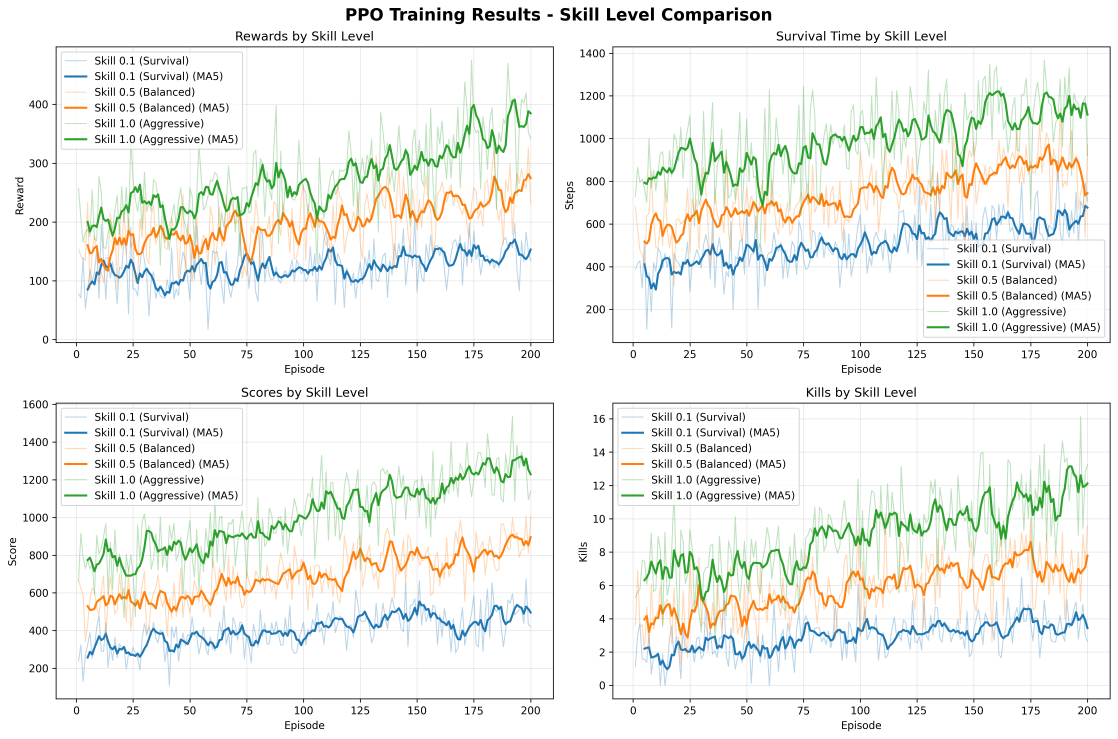
#> input picture src/src/models/training_results_skill_comparison_20250813_092736.png, 4470 x 2955 px, found by its file name (shown at 1/4 size)
$ python split_plots.py
#> lines starting #> are read from the running program, lines starting #| are printed output that depends on the picture
from PIL import Image
import os


def split_and_enhance_image(image_path, output_dir="split_plots"):
    """
    Splits a 2x2 plot image into 4 separate, larger, and clearer images.

    Args:
        image_path (str): The path to the input image file.
        output_dir (str): The directory to save the output images.
    """
#> called with output_dir = 'training_results_split'
    try:
        original_image = Image.open(image_path)
#> original_image is the input picture: PIL image 4470x2955 RGBA; mean R, G, B, A 240.5, 242.2, 238.5, 255
    except FileNotFoundError:
        print(f"Error: The file '{image_path}' was not found.")
        print(
            "Please make sure the path is correct and the script is run from the workspace root directory."
        )
        return

    width, height = original_image.size

    # Add a small margin to avoid cutting off titles/labels near the center
    margin = 5
    mid_width = width // 2
    mid_height = height // 2

    # Coordinates for the 4 plots (left, upper, right, lower)
    # Adjusted with margin to slightly overlap and not miss central labels.
    coords = {
        "top_left": (0, 0, mid_width + margin, mid_height + margin),
        "top_right": (mid_width - margin, 0, width, mid_height + margin),
        "bottom_left": (0, mid_height - margin, mid_width + margin, height),
        "bottom_right": (mid_width - margin, mid_height - margin, width, height),
    }

    plot_titles = {
        "top_left": "01_rewards_by_skill_level",
        "top_right": "02_survival_time_by_skill_level",
        "bottom_left": "03_scores_by_skill_level",
        "bottom_right": "04_kills_by_skill_level",
    }

    if not os.path.exists(output_dir):
        os.makedirs(output_dir)
        print(f"Created directory: '{output_dir}'")

    resize_factor = 2

    for name, coord in coords.items():
        cropped_image = original_image.crop(coord)

        # Attempt to auto-trim whitespace from the borders
        try:
            bbox = cropped_image.getbbox()
            if bbox:
                cropped_image = cropped_image.crop(bbox)
        except Exception:
            # If trimming fails (e.g., solid color image), use the original crop
            pass

        new_size = (
            cropped_image.width * resize_factor,
            cropped_image.height * resize_factor,
        )
        # Image.Resampling.LANCZOS is a high-quality filter for resizing
        resized_image = cropped_image.resize(new_size, Image.Resampling.LANCZOS)

        output_filename = f"{plot_titles[name]}.png"
        output_path = os.path.join(output_dir, output_filename)

        # Save with high DPI for better quality
        resized_image.save(output_path, dpi=(300, 300))

        print(f"Saved: '{output_path}'")
#> this loop made 4 passes
#> bbox on passes 1 to 4: (0, 0, 2240, 1482), (0, 0, 2240, 1482), (0, 0, 2240, 1483), (0, 0, 2240, 1483)
#> pass 1, in split_and_enhance_image, `cropped_image = original_image.crop(coord)`:
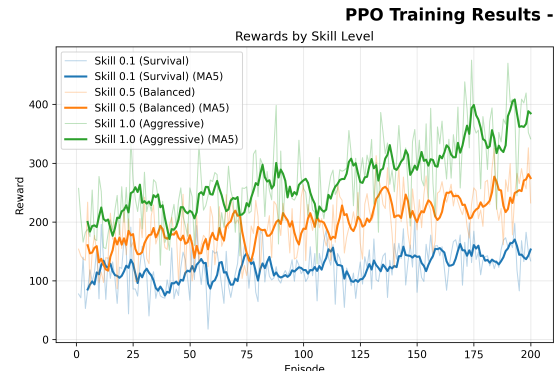
#> cropped_image: PIL image 2240x1482 RGBA (shown at 1/4 size); mean R, G, B, A 240.2, 241.7, 238, 255
#> pass 2, in split_and_enhance_image, `cropped_image = original_image.crop(coord)`:
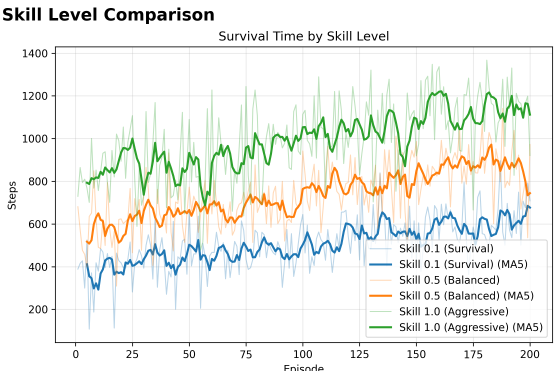
#> cropped_image: PIL image 2240x1482 RGBA (shown at 1/4 size); mean R, G, B, A 239.1, 241, 237.1, 255
#> after the loop:
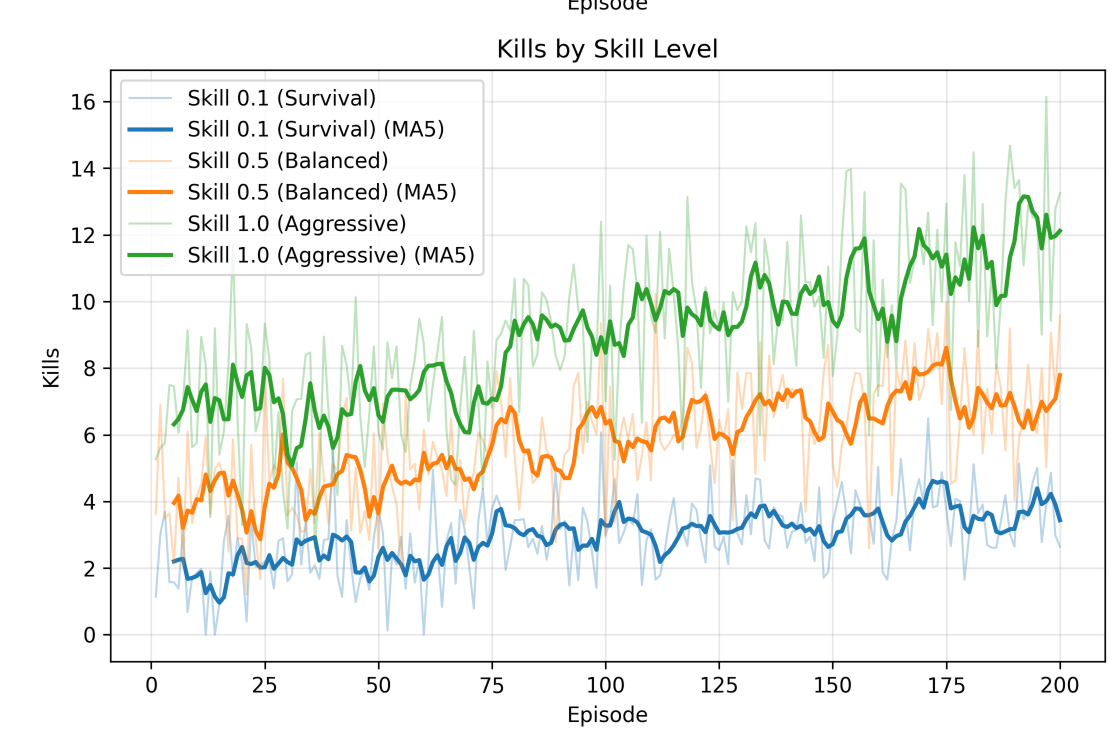
#> resized_image: PIL image 4480x2966 RGBA (shown at 1/4 size); mean R, G, B, A 241, 242.7, 238.5, 255


if __name__ == "__main__":
    # This path is relative to your workspace root (C:\Users\USER\RL_DDA)
    input_image_path = (
        "src\\src\\models\\training_results_skill_comparison_20250813_092736.png"
    )

    # The output directory will be created in your workspace root
    output_directory = "training_results_split"

    print(f"Attempting to read image from: '{input_image_path}'")
    if os.path.exists(input_image_path):
        split_and_enhance_image(input_image_path, output_directory)
    else:
        print(f"FATAL ERROR: Image file not found at '{input_image_path}'.")
        print(
            "Please ensure the file exists and you are running the script from the project root folder."
        )

$ run again, with src/src/models/training_results_skill_comparison_20250813_092546.png copied over src/src/models/training_results_skill_comparison_20250813_092736.png
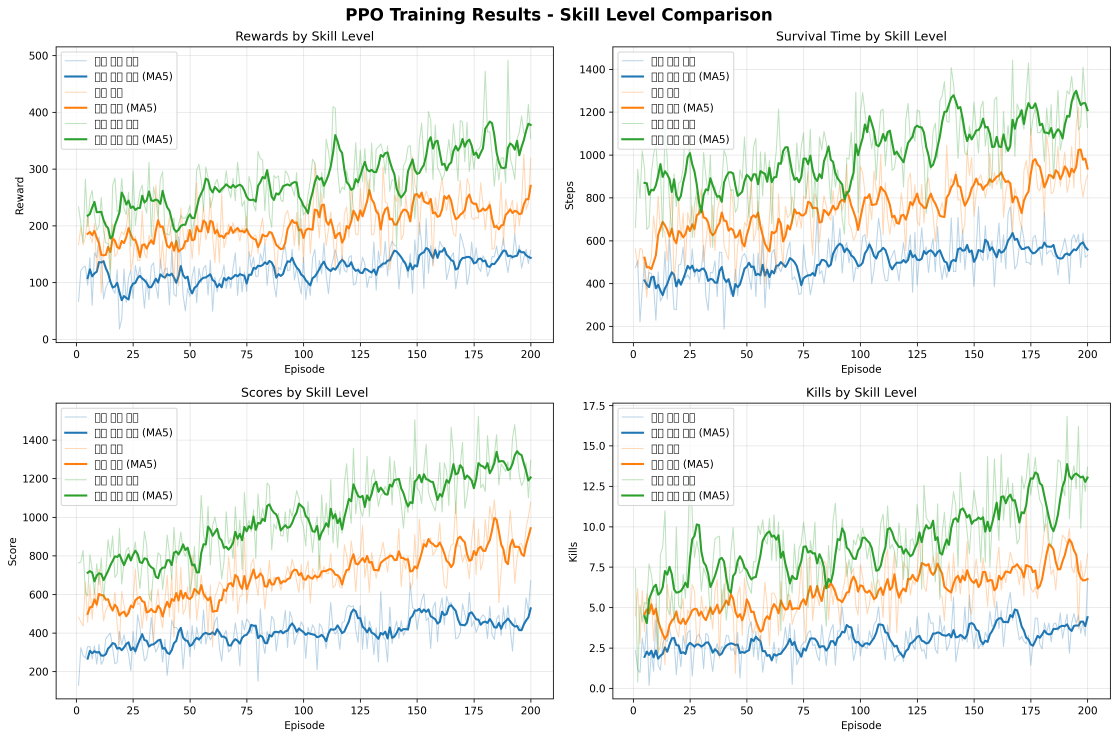
#> input picture src/src/models/training_results_skill_comparison_20250813_092546.png, 4470 x 2955 px, found by its file name (shown at 1/4 size)
#> in split_and_enhance_image, original_image is the input picture: PIL image 4470x2955 RGBA; mean R, G, B, A 242.1, 243.4, 239.7, 255
#> the loop in split_and_enhance_image, `for name, coord in coords.items():` made 4 passes
#> bbox on passes 1 to 4: (0, 0, 2240, 1482), (0, 0, 2240, 1482), (0, 0, 2240, 1483), (0, 0, 2240, 1483)
#> pass 1, in split_and_enhance_image, `cropped_image = original_image.crop(coord)`:
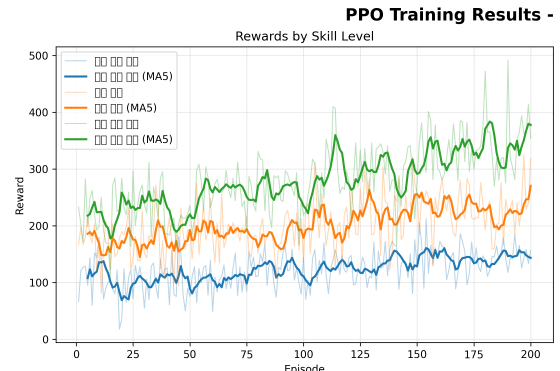
#> cropped_image: PIL image 2240x1482 RGBA (shown at 1/4 size); mean R, G, B, A 242.1, 243.2, 239.8, 255
#> after the loop in split_and_enhance_image, `for name, coord in coords.items():`:
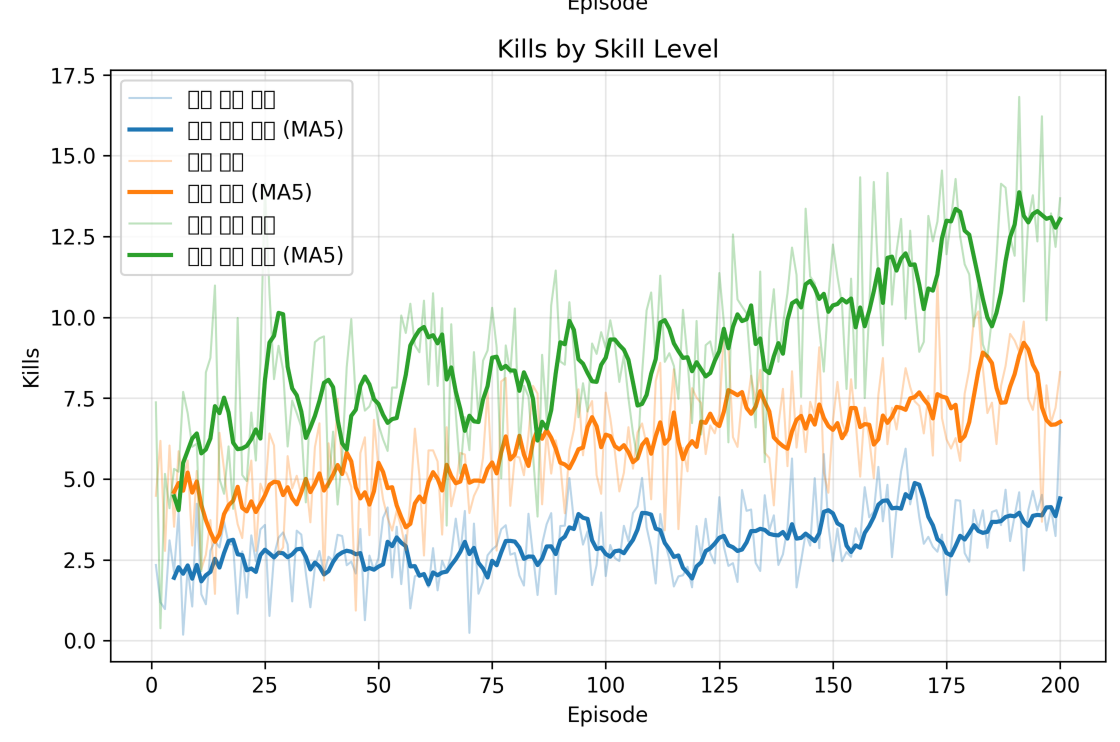
#> resized_image: PIL image 4480x2966 RGBA (shown at 1/4 size); mean R, G, B, A 242.4, 244, 240, 255

$ run again, with src/src/models/training_results_skill_comparison_20250901_122757.png copied over src/src/models/training_results_skill_comparison_20250813_092736.png
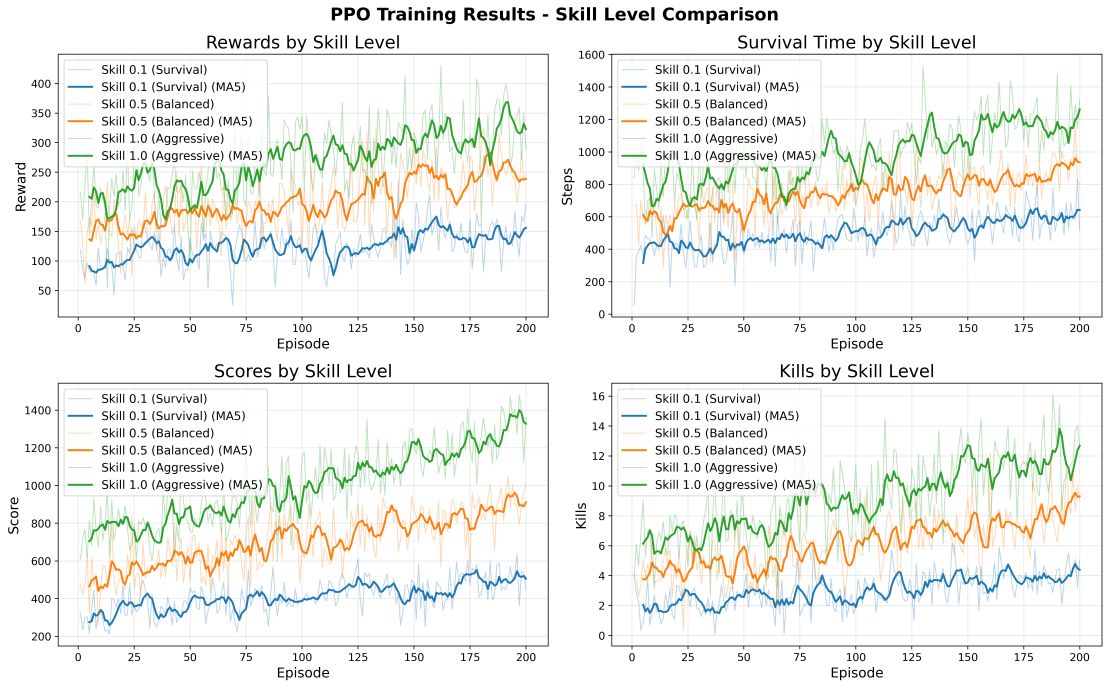
#> input picture src/src/models/training_results_skill_comparison_20250901_122757.png, 5544 x 3436 px, found by its file name (shown at 1/5 size)
#> in split_and_enhance_image, original_image is the input picture: PIL image 5544x3436 RGBA; mean R, G, B, A 240.1, 241.3, 238, 255
#> the loop in split_and_enhance_image, `for name, coord in coords.items():` made 4 passes
#> pass 1, in split_and_enhance_image, `cropped_image = original_image.crop(coord)`:
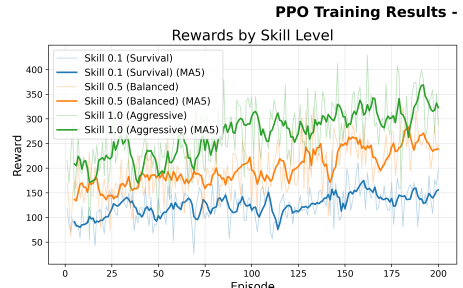
#> cropped_image: PIL image 2777x1723 RGBA (shown at 1/6 size); mean R, G, B, A 238.8, 240.2, 236.6, 255
#> after the loop in split_and_enhance_image, `for name, coord in coords.items():`:
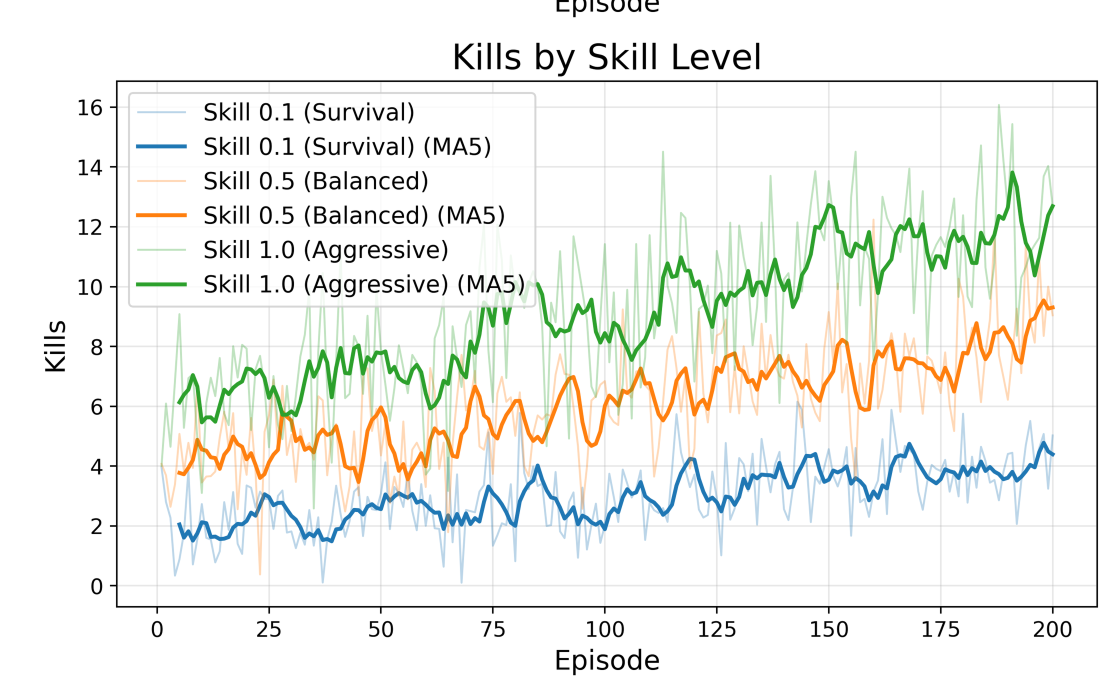
#> resized_image: PIL image 5554x3446 RGBA (shown at 1/5 size); mean R, G, B, A 240.7, 242.2, 238.5, 255
